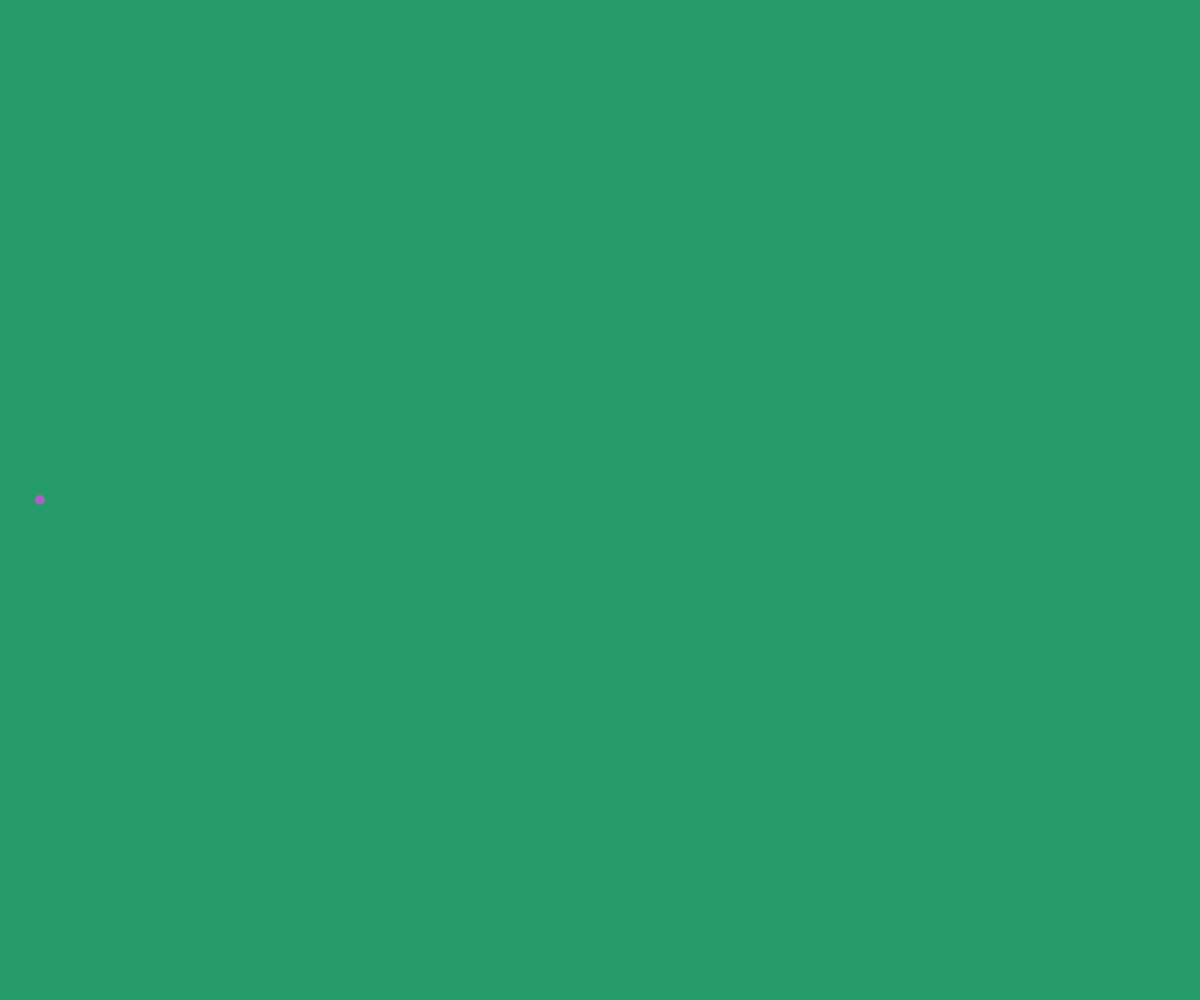
Frame 1 (no input)
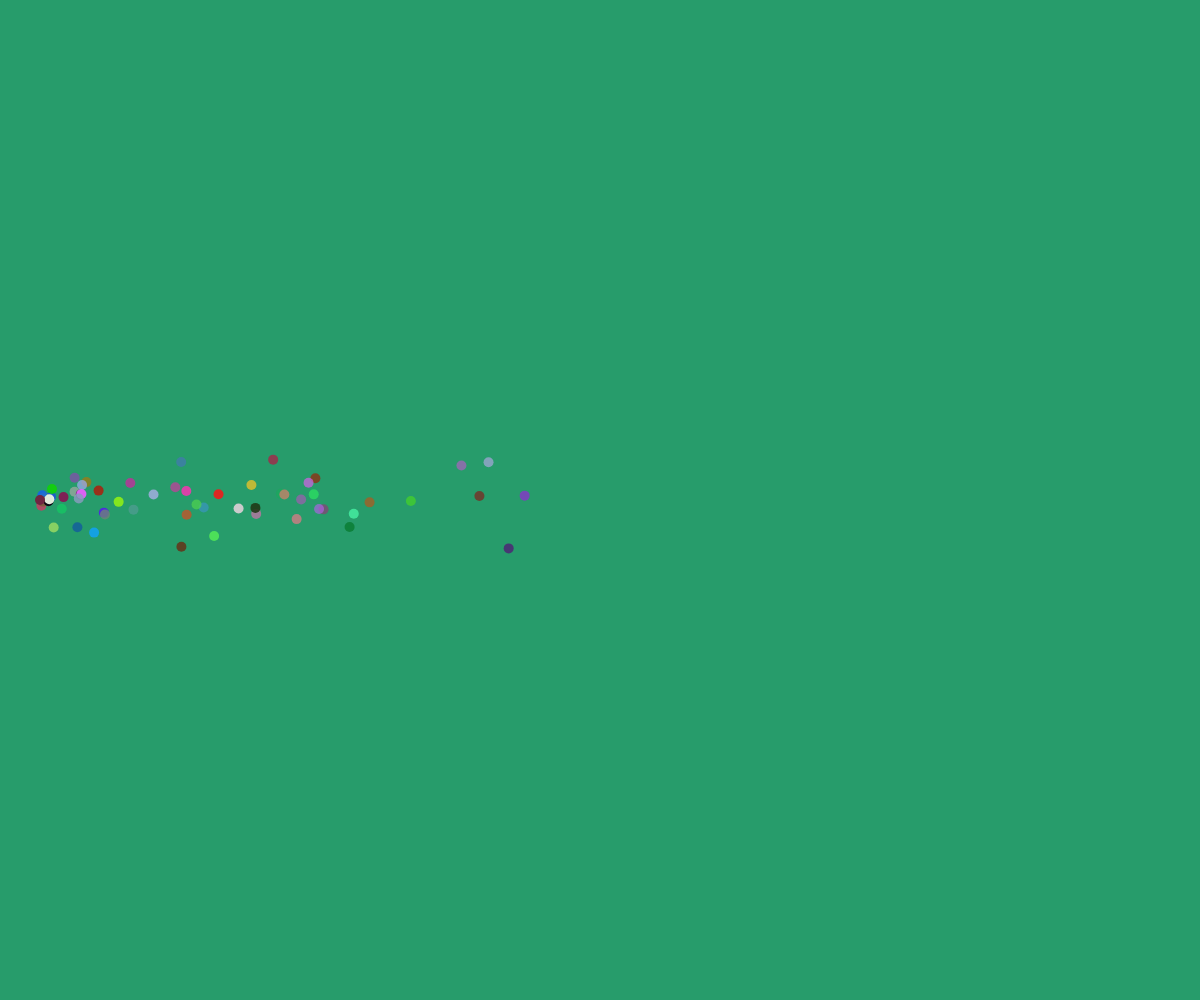
Frame 60 (no input)
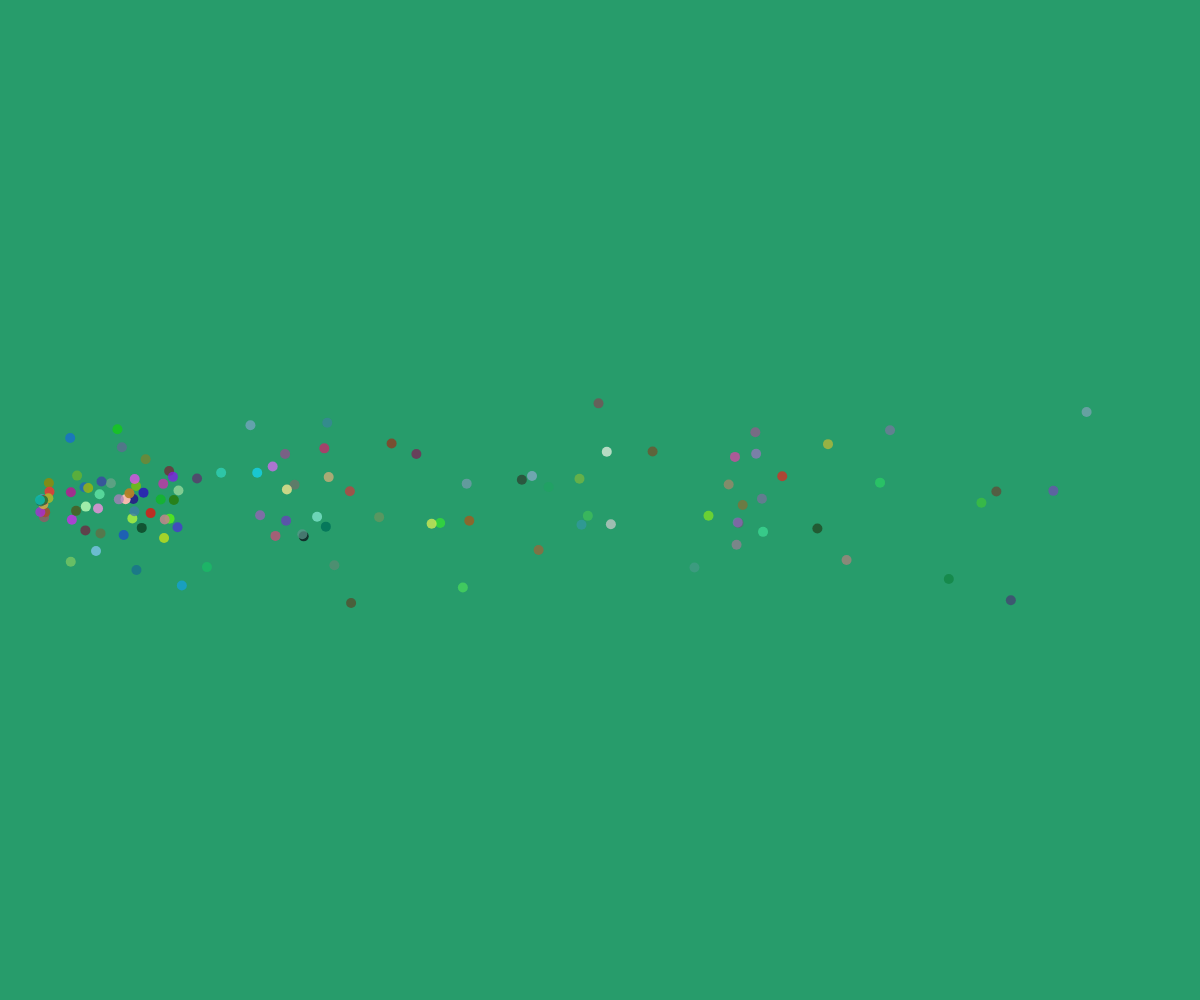
Frame 120 (the mouse pressed at the canvas centre since frame 60)

The p5.js sketch that drew these frames (run headless with seeded random() and noise() and a simulated clock; from frame 60 on, the mouse is pressed at the canvas centre):

// p5.js sketch
// ── sketch.js
let cars = [];

function setup() {
  createCanvas(windowWidth, windowHeight);

  noStroke();

  // Spawn an object

  // for (let i = 0; i < 20; i++) {
  //   cars.push(new Car());
  // }

}

function draw() {

  background(39, 156, 107);

   cars.push(new Car());

  for (let i = 0; i < cars.length; i++) {
  cars[i].display();
  cars[i].move();

  if (cars[i].a <= 0){
    cars.splice(i, 1);
  }
}
}

// Car class
class Car {

  // constructor and attributes
  constructor() {
    // this.x = 100
    this.pos = createVector(40, height/2);
    this.vel = createVector(random(10), random(-1, 1));
    this.r = random(255);
    this.g = random(255);
    this.b = random(255);
    this.a = random(200, 255);


  }

  // methods

  display() {

    fill(this.r, this.g, this.b, this.a);
    ellipse(this.pos.x, this.pos.y, 10);

  }

  move() {
    this.pos.add(this.vel);
    this.a = this.a - 1;
    // if (this.pos.x > width) this.pos.x = 0;
    // if (this.pos.x < 0) this.pos.x = width;
    // if (this.pos.y > height) this.pos.y = 0;
    // if (this.pos.y < 0) this.pos.y = height;
  }
}
